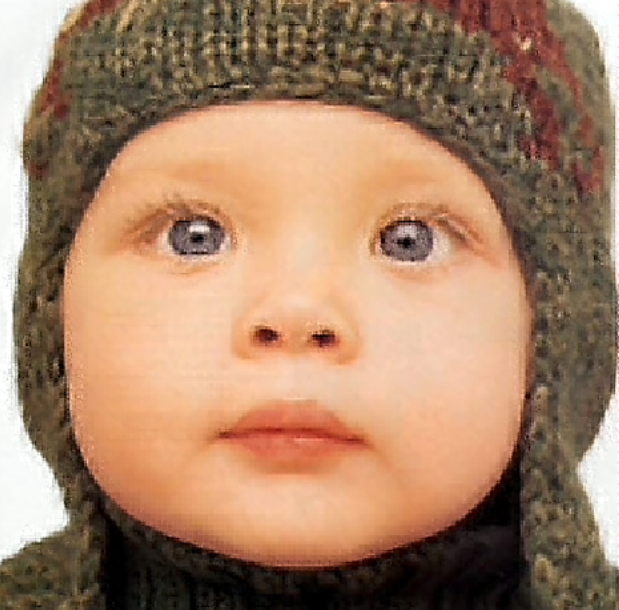
#> input picture sc/T.png, 619 x 610 px
$ python SparseCoding.py   (Python 2 division)
#> lines starting #> are read from the running program, lines starting #| are printed output that depends on the picture
# coding:utf-8
__author__ = 'liangz14'
#this is the demo from scikit-learn about : Incremental PCA
import numpy as np
import matplotlib.pyplot as plt
import skimage.io as io
import skimage.color as color
import math
import random as rd
from sklearn.decomposition import SparseCoder

from sklearn.decomposition import MiniBatchDictionaryLearning,DictionaryLearning
from sklearn.datasets import load_iris
from sklearn.decomposition import PCA,SparseCoder

def get_patch(filename,patch_size = 5,patch_num = 1000):
#> called with filename = 'T.png', patch_size = 5, patch_num = 1000
    src = io.imread(filename)
#> src is the input picture: shape (610, 619, 4); mean R, G, B, A 165.6, 129.4, 102.4, 255
    im = color.rgb2lab(src[:,:,0:3])[:,:,0]
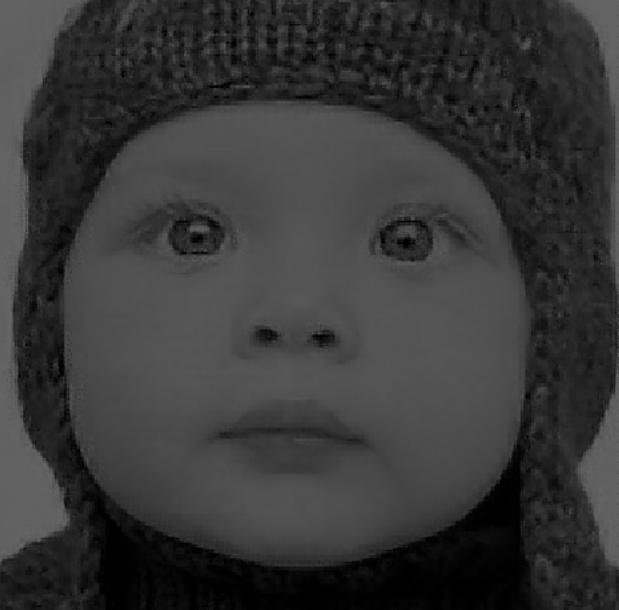
#> im: shape (610, 619) float64; min 0, max 100, mean 55.9
    patchs = []
    for i in range(patch_num):
        y,x = [rd.randint(0,im.shape[d]-patch_size) for d in [0,1]]
        tmp = im[y:y+patch_size, x:x+patch_size].reshape((patch_size*patch_size))
        tmp = tmp - np.mean(tmp)
        patchs.append(tmp)
#> after the loop, patchs = 1000 items
    return patchs


n_components = 2

X = get_patch('T.png')
#> X = 1000 items

X= np.vstack(X)
print len(X)
#| 1000
print type(X)
#| <class 'numpy.ndarray'>

coder = SparseCoder(dictionary=X, transform_algorithm='lasso_lars',
                        transform_alpha=10)
#> (the run stopped early here; a loop or call above may not have finished)
